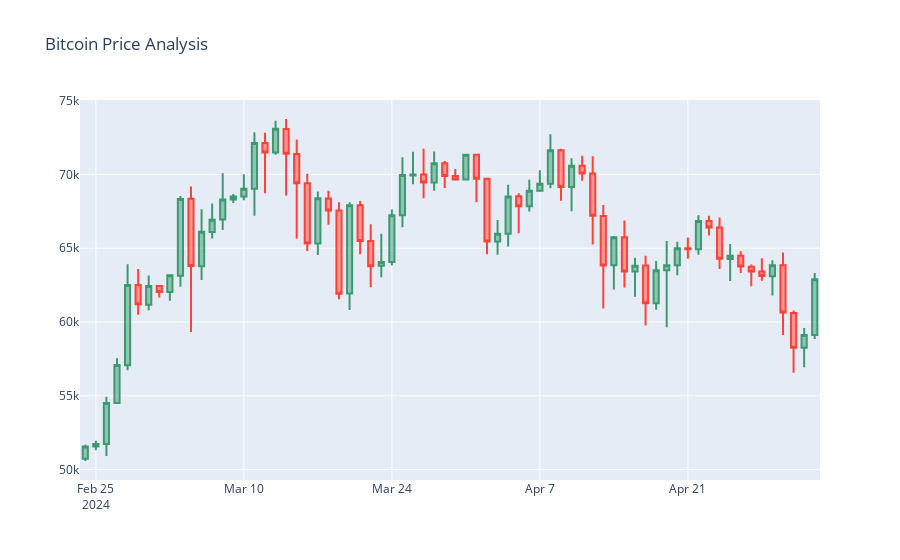

Write notebook code for a chart like this one.
### Code cell
import plotly.graph_objects as go
figure = go.Figure(data=[go.Candlestick(x=data["Date"],
                                       open=data["Open"],
                                       high=data["High"],
                                       low=data["Low"],
                                       close=data["Close"])])
figure.update_layout(title = "Bitcoin Price Analysis", 
                     xaxis_rangeslider_visible=False)
